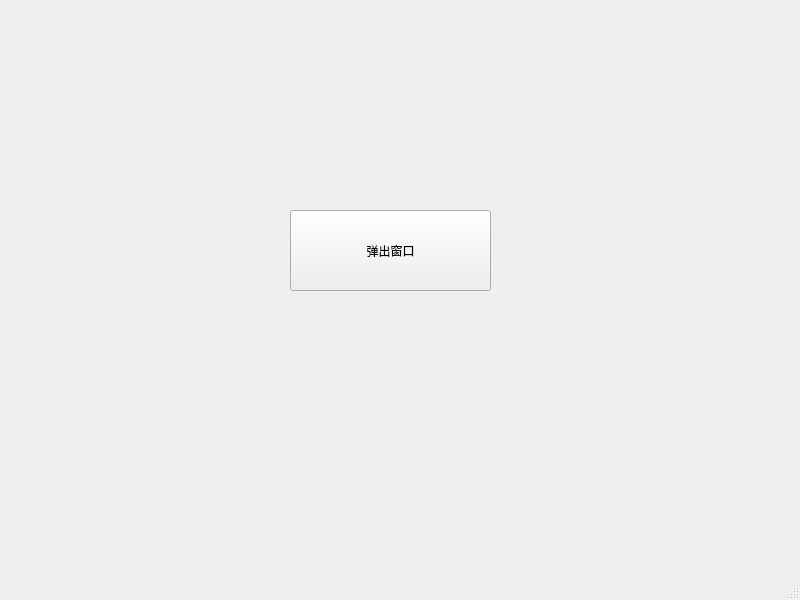
<?xml version="1.0" encoding="UTF-8"?>
<ui version="4.0">
 <class>MainWindow</class>
 <widget class="QMainWindow" name="MainWindow">
  <property name="geometry">
   <rect>
    <x>0</x>
    <y>0</y>
    <width>800</width>
    <height>600</height>
   </rect>
  </property>
  <property name="windowTitle">
   <string>MainWindow</string>
  </property>
  <widget class="QWidget" name="centralwidget">
   <widget class="QPushButton" name="pushButton">
    <property name="geometry">
     <rect>
      <x>290</x>
      <y>210</y>
      <width>201</width>
      <height>81</height>
     </rect>
    </property>
    <property name="text">
     <string>弹出窗口</string>
    </property>
   </widget>
  </widget>
  <widget class="QMenuBar" name="menubar">
   <property name="geometry">
    <rect>
     <x>0</x>
     <y>0</y>
     <width>800</width>
     <height>26</height>
    </rect>
   </property>
  </widget>
  <widget class="QStatusBar" name="statusbar"/>
 </widget>
 <resources/>
 <connections/>
</ui>
